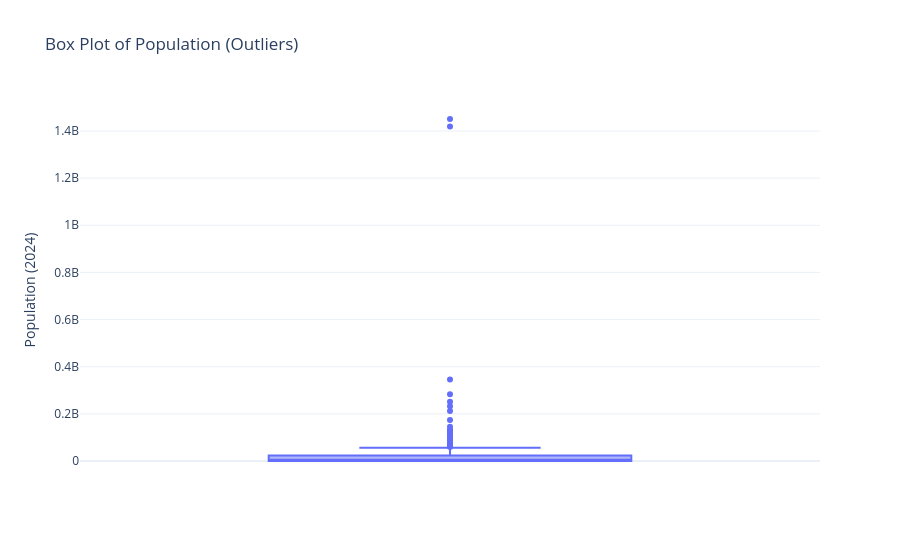

Notebook code cell kept with this figure:
### Code cell
import plotly.express as px

fig = px.box(
    df,
    y='Population (2024)',
    title='Box Plot of Population (Outliers)',
    points='outliers'
)

fig.update_layout(
    yaxis_title='Population (2024)',
    template='plotly_white'
)

fig.show()

### Figure 1 — Plotly figure (JSON) as saved in the notebook; plotly's stock layout.template omitted (floating-point values rounded to 4 significant figures; data arrays with more than 128 entries replaced by an {"elided": "..."} marker saying what was removed)
{"data": [{"alignmentgroup": "True", "boxpoints": "outliers", "hovertemplate": "Population (2024)=%{y}<extra></extra>", "legendgroup": "", "marker": {"color": "#636efa"}, "name": "", "notched": false, "offsetgroup": "", "orientation": "v", "showlegend": false, "type": "box", "x0": " ", "xaxis": "x", "y": {"elided": "234 int values"}, "y0": " ", "yaxis": "y"}], "layout": {"boxmode": "group", "legend": {"tracegroupgap": 0}, "title": {"text": "Box Plot of Population (Outliers)"}, "xaxis": {"anchor": "y", "domain": [0, 1]}, "yaxis": {"anchor": "x", "domain": [0, 1], "title": {"text": "Population (2024)"}}}}
